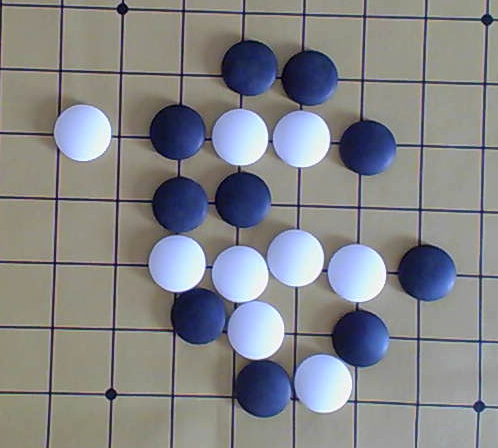
#> input picture 01-OpencvPythonTutorial/ch27-Hough_circle_transfer/weiqi.png, 498 x 448 px
$ python 02-hough_circle_chess.py
#> lines starting #> are read from the running program, lines starting #| are printed output that depends on the picture; after the words box and inside, x2 and y2 are one past the last pixel; in counts of white or black regions, pixels touching at a corner belong together
# -*-coding:utf-8-*-
# @Author: Damon0626
# @Time  : 19-1-16 下午10:03
# @Email : wwymsn@163.com
# @Software: PyCharm


import cv2
import numpy as np
from collections import Counter

def detec_weiqi_color(img):
	txt = 'black'
	gray = cv2.cvtColor(img, cv2.COLOR_BGR2GRAY)
	ret, threshold = cv2.threshold(gray, 100, 255, cv2.THRESH_BINARY)  # 高于100的都设置为255

	c = Counter(list(threshold.flatten()))  # 对边缘像素数量进行计数
	print(c.most_common())  # 黑色:num, 白色:num

	if c.most_common()[0][0] != 0:  # 不存在0,即不存在黑色
		txt = 'white'
	return txt, threshold


img = cv2.imread('weiqi.png')
#> img is the input picture: shape (448, 498, 3); mean B, G, R 136.6, 133.9, 132.6
img = cv2.medianBlur(img, 5)
gray = cv2.cvtColor(img, cv2.COLOR_BGR2GRAY)
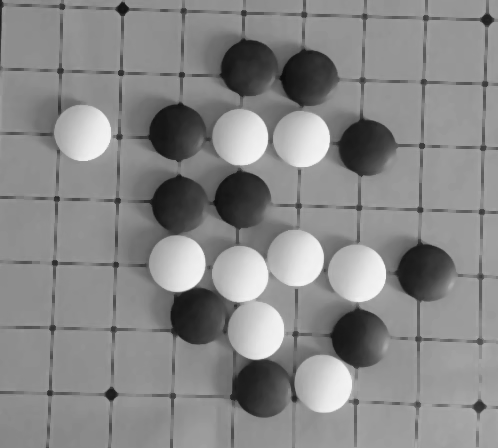
#> gray: shape (448, 498); min 12, max 245, mean 135.1
cv2.imshow('gray', gray)

circles = cv2.HoughCircles(gray, cv2.HOUGH_GRADIENT, 1, 20, param1=100, param2=30, minRadius=10, maxRadius=50)
#> circles = 18 rows, first 8: [295.5, 257.5, 28.4], [359.5, 338.5, 28.6], [301.5, 138.5, 27.9], [356.5, 272.5, 29.1], [239.5, 273.5, 28.6], [176.5, 262.5, 28.1], [256.5, 329.5, 29.4], [176.5, 132.5, 28]

if circles is None:
	exit(-1)

circles = np.uint16(np.around(circles))
#> circles = 18 rows, first 8: [296, 258, 28], [360, 338, 29], [302, 138, 28], [356, 272, 29], [240, 274, 29], [176, 262, 28], [256, 330, 29], [176, 132, 28]

cv2.waitKey(0)
font = cv2.FONT_HERSHEY_SIMPLEX

for i in circles[0, :]:
	cv2.circle(img, (i[0], i[1]), i[2], (0, 255, 0), 2)
	cv2.circle(img, (i[0], i[1]), 2, (0, 0, 255), 3)

	x, y, r = i
	crop_img = img[y-r:y+r, x-r:x+r]  # 棋子方图

	# 检测颜色
	txt, threshold = detec_weiqi_color(crop_img)
	print("颜色：", '黑色' if txt == 'black' else '白色')

	cv2.putText(threshold, txt, (0, 0), font, 0.5, (0, 255, 0), 2)
	cv2.imshow('threshold', threshold)

	cv2.imshow('crop_img', crop_img)
	cv2.moveWindow('crop_img', x=0, y=img.shape[0])

	cv2.imshow('detectd chess', img)
	cv2.moveWindow('detected chess', y=0, x=img.shape[1])

	cv2.waitKey(1500)
#> this loop made 18 passes
#> (x, y, r, txt, c in detec_weiqi_color) on passes 1 to 12: (296, 258, 28, 'white', {255: 3078, 0: 58}), (360, 338, 29, 'black', {255: 1151, 0: 2213}), (302, 138, 28, 'white', {255: 3077, 0: 59}), (356, 272, 29, 'white', {255: 3323, 0: 41}), (240, 274, 29, 'white', {255: 3175, 0: 189}), (176, 262, 28, 'white', {255: 2983, 0: 153}), (256, 330, 29, 'white', {255: 3185, 0: 179}), (176, 132, 28, 'black', {255: 864, 0: 2272}), (426, 272, 28, 'black', {255: 1048, 0: 2088}), (240, 136, 29, 'white', {255: 3281, 0: 83}), (308, 78, 28, 'black', {255: 861, 0: 2275}), (264, 388, 29, 'black', {0: 2390, 255: 974})
#> (printed output is left out)
#> pass 1, `crop_img = img[y-r:y+r, x-r:x+r]`:
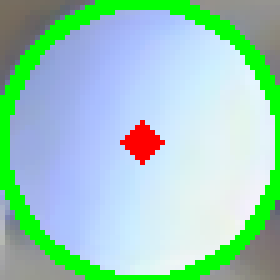
#> crop_img: shape (56, 56, 3) (shown 5 times larger); mean B, G, R 188.6, 204.3, 156.7
#> pass 1, in detec_weiqi_color, `gray = cv2.cvtColor(img, cv2.COLOR_BGR2GRAY)`:
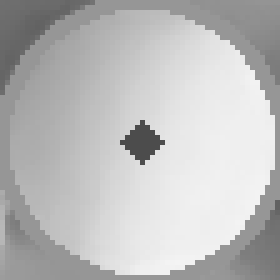
#> gray: shape (56, 56) (shown 5 times larger); min 76, max 244, mean 188.4
#> pass 1, in detec_weiqi_color, `ret, threshold = cv2.threshold(gray, 100, 255, cv2.THRESH_BINARY)`:
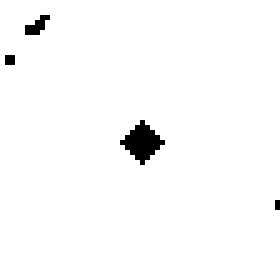
#> threshold: shape (56, 56) (shown 5 times larger); 98.2% white; 4 black regions (3 under 20 px), largest, box (x1, y1, x2, y2) and area: (24, 24, 33, 33) 41
#> after the loop:
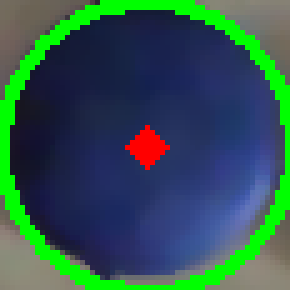
#> crop_img: shape (58, 58, 3) (shown 5 times larger); mean B, G, R 80.4, 86.4, 48.8
#> after the loop:
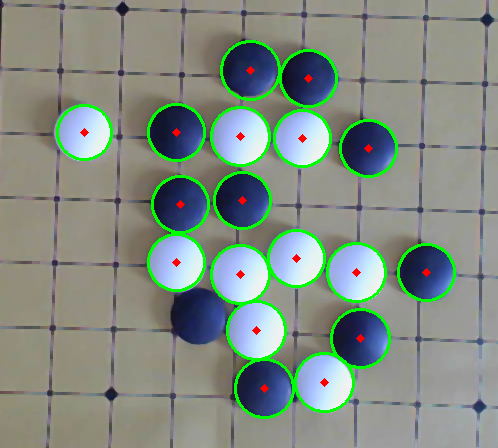
#> img: shape (448, 498, 3); mean B, G, R 130.7, 140.7, 129.5
#> after the loop:
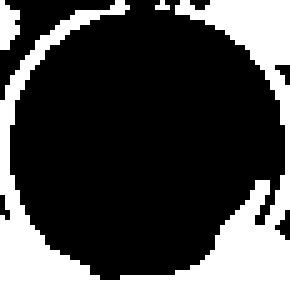
#> threshold: shape (58, 58) (shown 5 times larger); 27.7% white; 3 white regions (1 under 20 px), largest, box (x1, y1, x2, y2) and area: (0, 0, 58, 58) 899, (0, 0, 4, 10) 29

cv2.waitKey(0)
cv2.destroyAllWindows()
